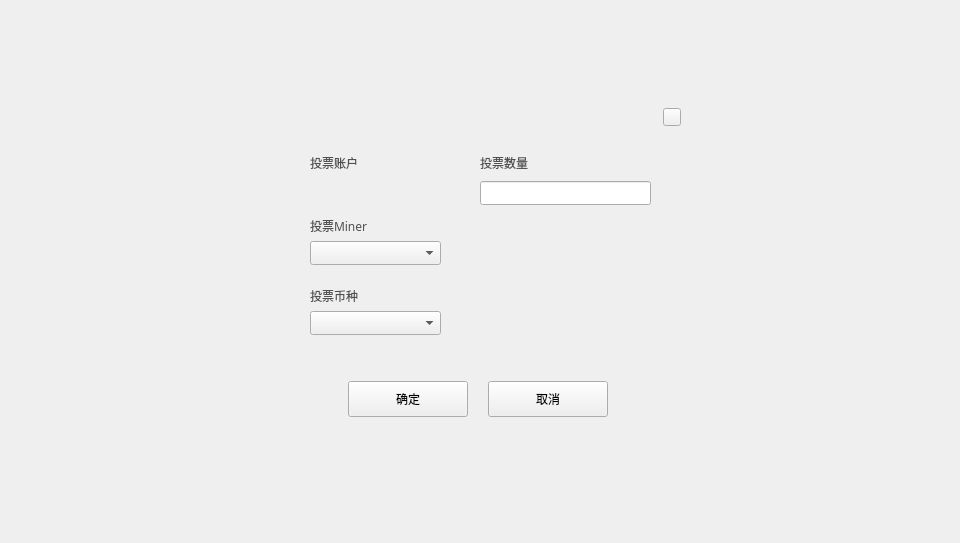
<?xml version="1.0" encoding="UTF-8"?>
<ui version="4.0">
 <class>LockToMinerDialog</class>
 <widget class="QDialog" name="LockToMinerDialog">
  <property name="geometry">
   <rect>
    <x>0</x>
    <y>0</y>
    <width>960</width>
    <height>543</height>
   </rect>
  </property>
  <property name="windowTitle">
   <string>Dialog</string>
  </property>
  <widget class="QWidget" name="widget" native="true">
   <property name="geometry">
    <rect>
     <x>0</x>
     <y>0</y>
     <width>960</width>
     <height>543</height>
    </rect>
   </property>
   <widget class="QWidget" name="containerWidget" native="true">
    <property name="geometry">
     <rect>
      <x>270</x>
      <y>101</y>
      <width>420</width>
      <height>340</height>
     </rect>
    </property>
    <property name="font">
     <font>
      <family>Microsoft YaHei UI Light</family>
     </font>
    </property>
    <widget class="QLabel" name="label">
     <property name="geometry">
      <rect>
       <x>40</x>
       <y>50</y>
       <width>120</width>
       <height>24</height>
      </rect>
     </property>
     <property name="styleSheet">
      <string notr="true">QLabel{color: rgb(80,80,80);
font: 11px &quot;微软雅黑&quot;;}</string>
     </property>
     <property name="text">
      <string>投票账户</string>
     </property>
     <property name="alignment">
      <set>Qt::AlignLeading|Qt::AlignLeft|Qt::AlignVCenter</set>
     </property>
    </widget>
    <widget class="QToolButton" name="cancelBtn">
     <property name="geometry">
      <rect>
       <x>218</x>
       <y>280</y>
       <width>120</width>
       <height>36</height>
      </rect>
     </property>
     <property name="font">
      <font>
       <family>Microsoft YaHei UI Light</family>
      </font>
     </property>
     <property name="cursor">
      <cursorShape>PointingHandCursor</cursorShape>
     </property>
     <property name="focusPolicy">
      <enum>Qt::NoFocus</enum>
     </property>
     <property name="styleSheet">
      <string notr="true"/>
     </property>
     <property name="text">
      <string>取消</string>
     </property>
    </widget>
    <widget class="QToolButton" name="okBtn">
     <property name="geometry">
      <rect>
       <x>78</x>
       <y>280</y>
       <width>120</width>
       <height>36</height>
      </rect>
     </property>
     <property name="font">
      <font>
       <family>Microsoft YaHei UI Light</family>
      </font>
     </property>
     <property name="cursor">
      <cursorShape>PointingHandCursor</cursorShape>
     </property>
     <property name="focusPolicy">
      <enum>Qt::NoFocus</enum>
     </property>
     <property name="styleSheet">
      <string notr="true"/>
     </property>
     <property name="text">
      <string>确定</string>
     </property>
    </widget>
    <widget class="QToolButton" name="closeBtn">
     <property name="geometry">
      <rect>
       <x>393</x>
       <y>7</y>
       <width>18</width>
       <height>18</height>
      </rect>
     </property>
     <property name="cursor">
      <cursorShape>PointingHandCursor</cursorShape>
     </property>
     <property name="focusPolicy">
      <enum>Qt::NoFocus</enum>
     </property>
     <property name="styleSheet">
      <string notr="true"/>
     </property>
     <property name="text">
      <string/>
     </property>
    </widget>
    <widget class="QLabel" name="accountNameLabel">
     <property name="geometry">
      <rect>
       <x>40</x>
       <y>80</y>
       <width>120</width>
       <height>24</height>
      </rect>
     </property>
     <property name="styleSheet">
      <string notr="true">QLabel{color: rgb(80,80,80);
font:bold 12px &quot;微软雅黑&quot;;}</string>
     </property>
     <property name="text">
      <string/>
     </property>
     <property name="alignment">
      <set>Qt::AlignLeading|Qt::AlignLeft|Qt::AlignVCenter</set>
     </property>
    </widget>
    <widget class="QLabel" name="label_2">
     <property name="geometry">
      <rect>
       <x>40</x>
       <y>110</y>
       <width>120</width>
       <height>30</height>
      </rect>
     </property>
     <property name="styleSheet">
      <string notr="true">QLabel{color: rgb(80,80,80);
font: 11px &quot;微软雅黑&quot;;}</string>
     </property>
     <property name="text">
      <string>投票Miner</string>
     </property>
     <property name="alignment">
      <set>Qt::AlignLeading|Qt::AlignLeft|Qt::AlignVCenter</set>
     </property>
    </widget>
    <widget class="QComboBox" name="minerComboBox">
     <property name="geometry">
      <rect>
       <x>40</x>
       <y>140</y>
       <width>131</width>
       <height>24</height>
      </rect>
     </property>
     <property name="font">
      <font>
       <family>Microsoft YaHei UI Light</family>
       <weight>50</weight>
       <bold>false</bold>
      </font>
     </property>
     <property name="focusPolicy">
      <enum>Qt::NoFocus</enum>
     </property>
     <property name="styleSheet">
      <string notr="true"/>
     </property>
    </widget>
    <widget class="QLabel" name="label_3">
     <property name="geometry">
      <rect>
       <x>210</x>
       <y>50</y>
       <width>120</width>
       <height>24</height>
      </rect>
     </property>
     <property name="styleSheet">
      <string notr="true">QLabel{color: rgb(80,80,80);
font: 11px &quot;微软雅黑&quot;;}</string>
     </property>
     <property name="text">
      <string>投票数量</string>
     </property>
     <property name="alignment">
      <set>Qt::AlignLeading|Qt::AlignLeft|Qt::AlignVCenter</set>
     </property>
    </widget>
    <widget class="QLabel" name="label_4">
     <property name="geometry">
      <rect>
       <x>40</x>
       <y>180</y>
       <width>120</width>
       <height>30</height>
      </rect>
     </property>
     <property name="styleSheet">
      <string notr="true">QLabel{color: rgb(80,80,80);
font: 11px &quot;微软雅黑&quot;;}</string>
     </property>
     <property name="text">
      <string>投票币种</string>
     </property>
     <property name="alignment">
      <set>Qt::AlignLeading|Qt::AlignLeft|Qt::AlignVCenter</set>
     </property>
    </widget>
    <widget class="QComboBox" name="assetComboBox">
     <property name="geometry">
      <rect>
       <x>40</x>
       <y>210</y>
       <width>131</width>
       <height>24</height>
      </rect>
     </property>
     <property name="font">
      <font>
       <family>Microsoft YaHei UI Light</family>
       <weight>50</weight>
       <bold>false</bold>
      </font>
     </property>
     <property name="focusPolicy">
      <enum>Qt::NoFocus</enum>
     </property>
     <property name="styleSheet">
      <string notr="true"/>
     </property>
    </widget>
    <widget class="QLineEdit" name="amountLineEdit">
     <property name="geometry">
      <rect>
       <x>210</x>
       <y>80</y>
       <width>171</width>
       <height>24</height>
      </rect>
     </property>
     <property name="contextMenuPolicy">
      <enum>Qt::DefaultContextMenu</enum>
     </property>
     <property name="styleSheet">
      <string notr="true"/>
     </property>
     <property name="maxLength">
      <number>20</number>
     </property>
    </widget>
    <widget class="QStackedWidget" name="stackedWidget">
     <property name="geometry">
      <rect>
       <x>210</x>
       <y>120</y>
       <width>171</width>
       <height>131</height>
      </rect>
     </property>
    </widget>
   </widget>
  </widget>
 </widget>
 <resources/>
 <connections/>
</ui>
